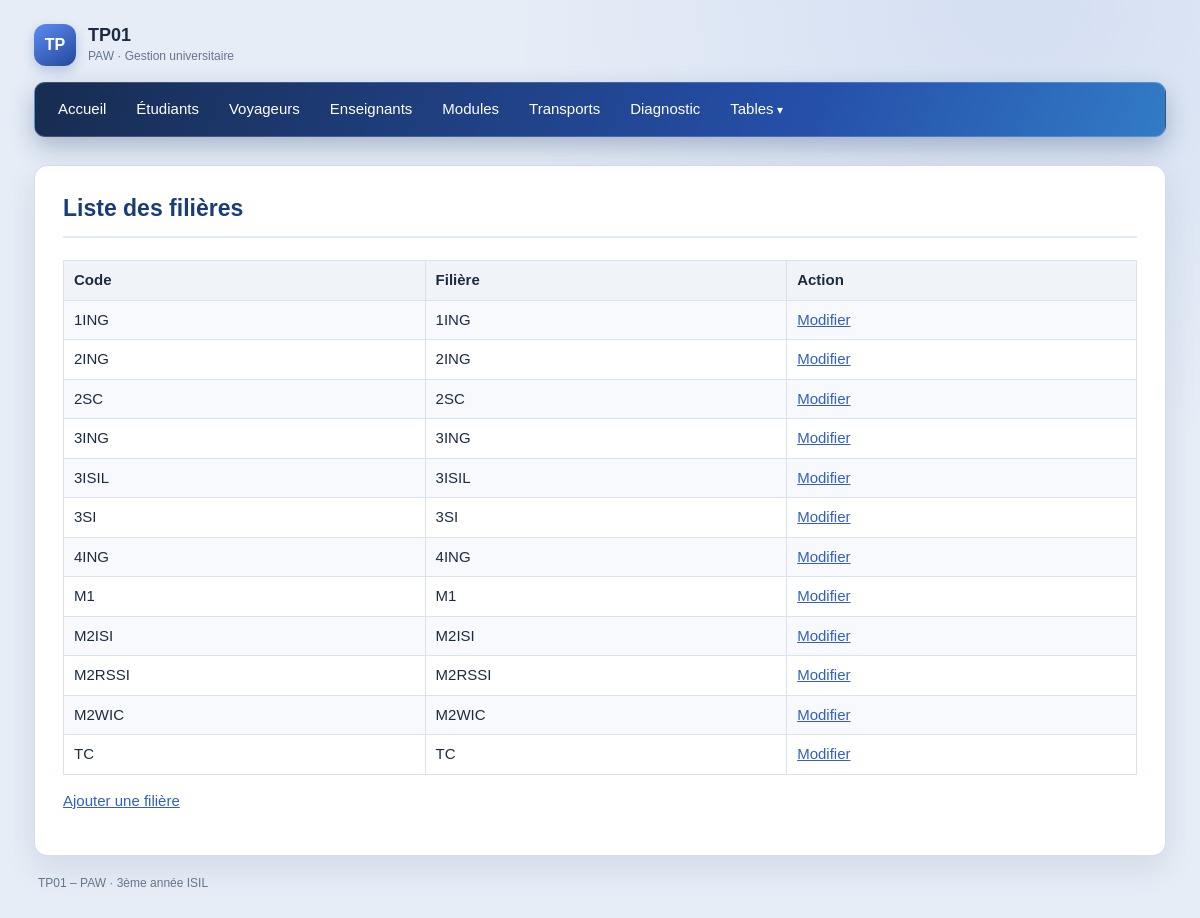
The page /filiere/liste.php on the database its author committed.
### tables this page shows
CREATE TABLE IF NOT EXISTS filiere (
  code    VARCHAR(10) NOT NULL PRIMARY KEY,
  libelle VARCHAR(10) NOT NULL
);

### includes/fonctions.php (called while the page is built, shortened)
<?php
function h($texte): string
{
    return htmlspecialchars((string)$texte, ENT_QUOTES, 'UTF-8');
}

### filiere/liste.php (the view)
<?php
require_once __DIR__ . '/../config/database.php';
require_once __DIR__ . '/../includes/fonctions.php';
$stmt = $pdo->prepare('SELECT code, libelle FROM filiere ORDER BY libelle');
$stmt->execute();
$filieres = $stmt->fetchAll();
$base  = '../';
$titre = 'Liste des filières';
require __DIR__ . '/../includes/header.php';
?>
<?php if (!$filieres): ?>
    <p>Aucune filière enregistrée.</p>
<?php else: ?>
    <table class="liste">
        <tr><th>Code</th><th>Filière</th><th>Action</th></tr>
        <?php foreach ($filieres as $f): ?>
            <tr>
                <td><?= h($f['code']) ?></td>
                <td><?= h($f['libelle']) ?></td>
                <td><a href="filiere.php?code=<?= rawurlencode($f['code']) ?>">Modifier</a></td>
            </tr>
        <?php endforeach; ?>
    </table>
<?php endif; ?>
<p><a href="filiere.php">Ajouter une filière</a></p>
<?php require __DIR__ . '/../includes/footer.php'; ?>

### includes/header.php (shortened to what this page needs)
<!DOCTYPE html>
<html lang="fr">
<head>
    <link rel="stylesheet" href="<?= $base ?>css/style.css?v=<?= filemtime(__DIR__ . '/../css/style.css') ?>">
</head>
<body>
<div id="page">
    <?php
    $pageScript = basename($_SERVER['SCRIPT_NAME'] ?? '');
    $pagePath = $_SERVER['SCRIPT_NAME'] ?? '';
    $voyageursActif = $pageScript === 'voyageurs.php' || str_starts_with($pageScript, 'voyageur_');
    $etudiantsActif = str_contains($pagePath, '/personne/') && !$voyageursActif;
    $enseignantsActif = str_contains($pagePath, '/enseignant/');
    $modulesActif = str_contains($pagePath, '/module/');
    $transportsActif = str_contains($pagePath, '/transport/');
    $diagnosticActif = $pageScript === 'tests.php';
    $tablesActives = in_array($pageScript, ['nationalite.php', 'sport.php', 'filiere.php'], true);
    ?>
    <header class="site-header">
        <a class="site-brand" href="<?= $base ?>index.php">
            <span class="brand-mark" aria-hidden="true">TP</span>
            <span><strong>TP01</strong><small>PAW · Gestion universitaire</small></span>
        </a>
    </header>
    <nav class="navbar" aria-label="Navigation principale">
        <ul class="navbar-links">
            <li><a href="<?= $base ?>index.php" <?= $pageScript === 'index.php' ? 'aria-current="page"' : '' ?>>Accueil</a></li>
            <li><a href="<?= $base ?>personne/formulaire.php" <?= $etudiantsActif ? 'aria-current="page"' : '' ?>>Étudiants</a></li>
            <li><a href="<?= $base ?>personne/voyageurs.php" <?= $voyageursActif ? 'aria-current="page"' : '' ?>>Voyageurs</a></li>
            <li><a href="<?= $base ?>enseignant/enseignant.php" <?= $enseignantsActif ? 'aria-current="page"' : '' ?>>Enseignants</a></li>
            <li><a href="<?= $base ?>module/module.php" <?= $modulesActif ? 'aria-current="page"' : '' ?>>Modules</a></li>
            <li><a href="<?= $base ?>transport/liste.php" <?= $transportsActif ? 'aria-current="page"' : '' ?>>Transports</a></li>
            <li><a href="<?= $base ?>tests.php" <?= $diagnosticActif ? 'aria-current="page"' : '' ?>>Diagnostic</a></li>
            <li>
                <details class="nav-dropdown<?= $tablesActives ? ' nav-active' : '' ?>">
                    <summary>Tables</summary>
                </details>
            </li>
        </ul>
    </nav>
    <main>
        <h1 class="page-title"><?= h($titre) ?></h1>

### includes/footer.php (shortened to what this page needs)
    </main>
    <footer class="site-footer">TP01 – PAW · 3ème année ISIL</footer>
</div>
</body>
</html>

### css/style.css (style rules this page uses)
:root { color-scheme: light; --ink: #1d2b42; --muted: #66758b; --primary: #315fc4; --primary-dark: #23489a; --line: #d9e2ef; --surface: #fff; --background: #e6edf7; --accent: #62c5bf; }
* { box-sizing: border-box; }
body { background: radial-gradient(ellipse at 85% 0%, rgb(49 95 196 / 10%), transparent 32rem), var(--background); color: var(--ink); font-family: Arial, sans-serif; font-size: 15px; line-height: 1.5; margin: 0; }
#page { max-width: 1180px; margin: 0 auto; padding: 24px; }
.site-header { margin-bottom: 16px; }
.site-brand { display: inline-flex; align-items: center; gap: 12px; color: var(--ink); text-decoration: none; }
.brand-mark { display: grid; width: 42px; height: 42px; place-items: center; border-radius: 12px; background: linear-gradient(145deg, #5c8cf3, #23489a); color: #fff; font-size: 16px; font-weight: 700; box-shadow: 0 5px 12px rgb(35 72 154 / 24%); }
.site-brand strong, .site-brand small { display: block; }
.site-brand strong { font-size: 18px; line-height: 1.2; }
.site-brand small { color: var(--muted); font-size: 12px; }
.navbar { position: sticky; top: 8px; z-index: 20; margin-bottom: 28px; border: 1px solid rgb(255 255 255 / 18%); border-radius: 11px; background: linear-gradient(110deg, #172c50, #254fa9 68%, #327bc5); box-shadow: 0 10px 24px rgb(30 56 99 / 30%); }
.navbar-links { display: flex; align-items: center; gap: 4px; min-height: 52px; margin: 0; padding: 6px 10px; list-style: none; }
.navbar-links > li { position: relative; }
.navbar-links a, .nav-dropdown summary { display: block; padding: 9px 13px; border-radius: 7px; color: #fff; font: inherit; text-decoration: none; cursor: pointer; }
.nav-dropdown summary { list-style: none; }
.nav-dropdown summary::after { content: " ▾"; font-size: 12px; }
main { min-height: 300px; padding: 28px; border: 1px solid #d2ddec; border-radius: 13px; background: var(--surface); box-shadow: 0 12px 32px rgb(32 49 72 / 10%); }
.page-title { margin: 0 0 22px; padding-bottom: 13px; border-bottom: 2px solid #e4ebf5; color: #193d79; font-size: 23px; line-height: 1.3; }
a { color: var(--primary); }
table.liste { width: 100%; border-collapse: collapse; }
table.liste th, table.liste td { border: 1px solid var(--line); padding: 8px 10px; text-align: left; }
table.liste th { background: #f0f4f9; color: var(--ink); }
table.liste tr:nth-child(even) td { background: #f7f9fd; }
.site-footer { padding: 18px 4px 4px; color: var(--muted); font-size: 12px; }

### rows shown on the page
filiere: code "1ING", libelle "1ING"
filiere: code "2ING", libelle "2ING"
filiere: code "2SC", libelle "2SC"
filiere: code "3ING", libelle "3ING"
filiere: code "3ISIL", libelle "3ISIL"
filiere: code "3SI", libelle "3SI"
filiere: code "4ING", libelle "4ING"
filiere: code "M1", libelle "M1"
filiere: code "M2ISI", libelle "M2ISI"
filiere: code "M2RSSI", libelle "M2RSSI"
filiere: code "M2WIC", libelle "M2WIC"
filiere: code "TC", libelle "TC"

### other values the page prints
$titre "Liste des filières"
